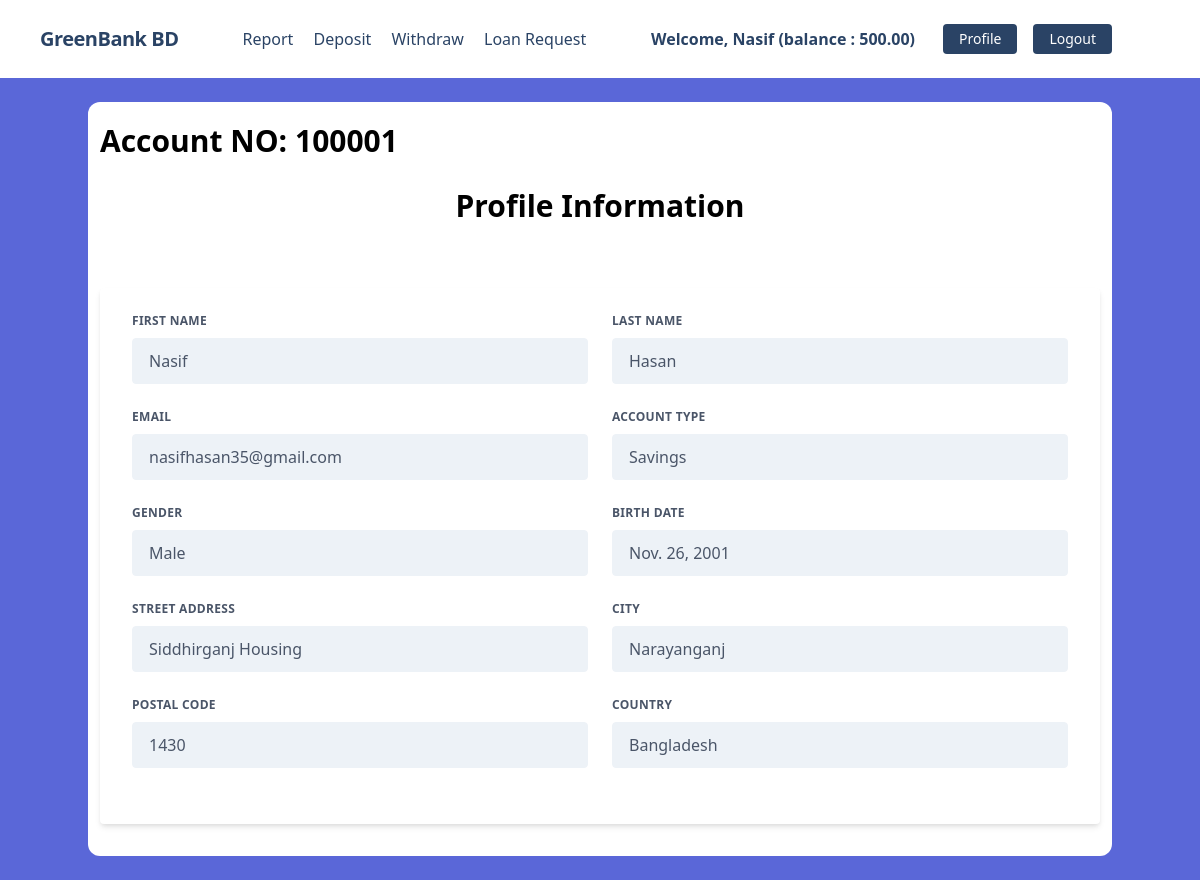
/accounts/profile/ (signed in), run on the app's committed database.
### accounts/models.py (models this page shows, shortened)
class UserBankAccount(models.Model):
     user = models.OneToOneField(User,related_name='account',on_delete=models.CASCADE)
     account_type = models.CharField(max_length=10,choices=ACCOUNT_TYPE)
     account_no = models.IntegerField(unique=True)
     birth_date = models.DateField(null=True,blank=True)
     gender = models.CharField(max_length=10,choices=GENDER_TYPE)
     initial_deposite_date = models.DateField(auto_now_add=True)
     balance = models.DecimalField(default=0,max_digits=12,decimal_places=2)

class UserAddress(models.Model):
    user = models.OneToOneField(User, related_name='address',on_delete=models.CASCADE)
    street_address = models.CharField(max_length=100)
    city = models.CharField(max_length=100)
    postal_code = models.IntegerField()
    country = models.CharField(max_length=100)

### accounts/views.py (the view)
# urls.py: path('profile/', UserProfileView.as_view(), name='profile' )
class UserProfileView(View):
    template_name = 'accounts/profile.html'
    def get(self, request):
        user = request.user
        try:
            user_account = UserBankAccount.objects.get(user=user)
            user_address = UserAddress.objects.get(user=user)
        except UserBankAccount.DoesNotExist or UserAddress.DoesNotExist:
            user_account = None
            user_address = None
        context = {
            'user': user,
            'user_account': user_account,
            'user_address': user_address,
        }
        return render(request, self.template_name, context)

### accounts/templates/accounts/profile.html (shortened to what this page needs)
{% extends 'base.html' %}
{% block content %}
<div class="bg-white px-3 py-4 rounded-xl my-6">
    <h4 class="font-bold text-3xl text-left pb-5">Account NO: {{ user_account.account_no }}</h4>
    <h1 class="font-bold text-3xl text-center pb-5">Profile Information</h1>
    <div class="w-full mt-10">
        <div class="bg-white shadow-md rounded px-8 pt-6 pb-8 mb-4">
            <div class="flex flex-wrap -mx-3 mb-6">
                <div class="w-full md:w-1/2 px-3 mb-6 md:mb-0">
                    <label class="block uppercase tracking-wide text-gray-700 text-xs font-bold mb-2">
                        First Name
                    </label>
                    <p class="appearance-none block w-full bg-gray-200 text-gray-700 border border-gray-200 rounded py-3 px-4 leading-tight">
                        {{ user.first_name }}
                    </p>
                </div>
                <div class="w-full md:w-1/2 px-3">
                    <label class="block uppercase tracking-wide text-gray-700 text-xs font-bold mb-2">
                        Last Name
                    </label>
                    <p class="appearance-none block w-full bg-gray-200 text-gray-700 border border-gray-200 rounded py-3 px-4 leading-tight">
                        {{ user.last_name }}
                    </p>
                </div>
            </div>
            <div class="flex flex-wrap -mx-3 mb-6">
                <div class="w-full md:w-1/2 px-3 mb-6 md:mb-0">
                    <label class="block uppercase tracking-wide text-gray-700 text-xs font-bold mb-2">
                        Email
                    </label>
                    <p class="appearance-none block w-full bg-gray-200 text-gray-700 border border-gray-200 rounded py-3 px-4 leading-tight">
                        {{ user.email }}
                    </p>
                </div>
                <div class="w-full md:w-1/2 px-3 mb-6 md:mb-0">
                    <label class="block uppercase tracking-wide text-gray-700 text-xs font-bold mb-2">
                        Account Type
                    </label>
                    <p class="appearance-none block w-full bg-gray-200 text-gray-700 border border-gray-200 rounded py-3 px-4 leading-tight">
                        {{ user_account.get_account_type_display }}
                    </p>
                </div>
            </div>
            <div class="flex flex-wrap -mx-3 mb-6">
                <div class="w-full md:w-1/2 px-3 mb-6 md:mb-0">
                    <label class="block uppercase tracking-wide text-gray-700 text-xs font-bold mb-2">
                        Gender
                    </label>
                    <p class="appearance-none block w-full bg-gray-200 text-gray-700 border border-gray-200 rounded py-3 px-4 leading-tight">
                        {{ user_account.get_gender_display }}
                    </p>
                </div>
                <div class="w-full md:w-1/2 px-3 mb-6 md:mb-0">
                    <label class="block uppercase tracking-wide text-gray-700 text-xs font-bold mb-2">
                        Birth Date
                    </label>
                    <p class="appearance-none block w-full bg-gray-200 text-gray-700 border border-gray-200 rounded py-3 px-4 leading-tight">
                        {{ user_account.birth_date }}
                    </p>
                </div>
            </div>
            <div class="flex flex-wrap -mx-3 mb-6">
                <div class="w-full md:w-1/2 px-3 mb-6 md:mb-0">
                    <label class="block uppercase tracking-wide text-gray-700 text-xs font-bold mb-2">
                        Street Address
                    </label>
                    <p class="appearance-none block w-full bg-gray-200 text-gray-700 border border-gray-200 rounded py-3 px-4 leading-tight">
                        {{ user_address.street_address }}
                    </p>
                </div>
                <div class="w-full md:w-1/2 px-3">
                    <label class="block uppercase tracking-wide text-gray-700 text-xs font-bold mb-2">
                        City
                    </label>
                    <p class="appearance-none block w-full bg-gray-200 text-gray-700 border border-gray-200 rounded py-3 px-4 leading-tight">
                        {{ user_address.city }}
                    </p>
                </div>
            </div>
            <div class="flex flex-wrap -mx-3 mb-6">
                <div class="w-full md:w-1/2 px-3 mb-6 md:mb-0">
                    <label class="block uppercase tracking-wide text-gray-700 text-xs font-bold mb-2">
                        Postal Code
                    </label>
                    <p class="appearance-none block w-full bg-gray-200 text-gray-700 border border-gray-200 rounded py-3 px-4 leading-tight">
                        {{ user_address.postal_code }}
                    </p>
                </div>
                <div class="w-full md:w-1/2 px-3">
                    <label class="block uppercase tracking-wide text-gray-700 text-xs font-bold mb-2">
                        Country
                    </label>
                    <p class="appearance-none block w-full bg-gray-200 text-gray-700 border border-gray-200 rounded py-3 px-4 leading-tight">
                        {{ user_address.country }}
                    </p>
                </div>
            </div>
        </div>
    </div>
</div>
{% endblock %}

### core/templates/base.html (shortened to what this page needs)
{% load static %}
<!DOCTYPE html>
<html lang="en">
<head>
   <link href="https://unpkg.com/tailwindcss@^1.0/dist/tailwind.min.css" rel="stylesheet">
</head>
<body class="bg-indigo-600">
    {% include 'navbar.html' %}
        <div class="lg:container lg:mx-auto" id="main">
            {% block content %}
            {% endblock %}
        </div>
</body>
</html>

### core/templates/navbar.html (shortened to what this page needs)
<nav class="flex items-center justify-between flex-wrap bg-white p-6 px-10">
    <div class="flex items-center flex-shrink-0 text-white mr-6">
        <span class="font-semibold text-xl tracking-tight text-blue-900"><a href="/">GreenBank BD</a></span>
    </div>
    <div class="w-full block flex-grow lg:flex lg:items-center lg:w-auto px-10">
        {% if request.user.is_authenticated %}
            <div class="text-md lg:flex-grow">
                <a href="{% url 'transaction_report' %}" class="block mt-4 lg:inline-block lg:mt-0 text-blue-900 hover:text-red-900 hover:font-black mr-4">
                    Report
                </a>
                <a href="{% url 'deposit_money'%}" class="block mt-4 lg:inline-block lg:mt-0 text-blue-900 hover:text-red-900 hover:font-black mr-4">
                    Deposit
                </a>
                <a href="{% url 'withdraw_money'%}" class="block mt-4 lg:inline-block lg:mt-0 text-blue-900 hover:text-red-900 hover:font-black mr-4">
                    Withdraw
                </a>
                <a href="{% url 'loan_request' %}" class="block mt-4 lg:inline-block lg:mt-0 text-blue-900 hover:text-red-900 hover:font-black mr-4">
                    Loan Request
                </a>
            </div>
            <div class="flex w-auto">
                <div class="text-blue-900 my-auto font-black px-5">Welcome, {{ request.user.first_name }} (balance : {{request.user.account.balance}}) </div>
                <a  href="{% url 'profile' %}" class="mx-2 inline-block font-medium text-sm px-4 py-2 leading-none bg-blue-900 rounded text-white border-white hover:border-transparent hover:text-dark hover:bg-red-700 mt-4 lg:mt-0">Profile</a>
                <form action="{% url 'logout' %}" method="post" class="inline">
                    <button type="submit" class="mx-2 inline-block font-medium text-sm px-4 py-2 leading-none bg-blue-900 rounded text-white border-white hover:border-transparent hover:text-dark hover:bg-red-700 mt-4 lg:mt-0">Logout</button>
                </form>
            </div>
        {% endif %}
    </div>
</nav>

### data on the page
UserBankAccount: account_no "100001", account_type "Savings", gender "Male", birth_date "Nov. 26, 2001"
UserAddress: street_address "Siddhirganj Housing", city "Narayanganj", postal_code "1430", country "Bangladesh"

### other printed values
{{ request.user.first_name }} "Nasif"
{{ request.user.account.balance }} "500.00"
{{ user.first_name }} "Nasif"
{{ user.last_name }} "Hasan"
{{ user.email }} "nasifhasan35@gmail.com"
